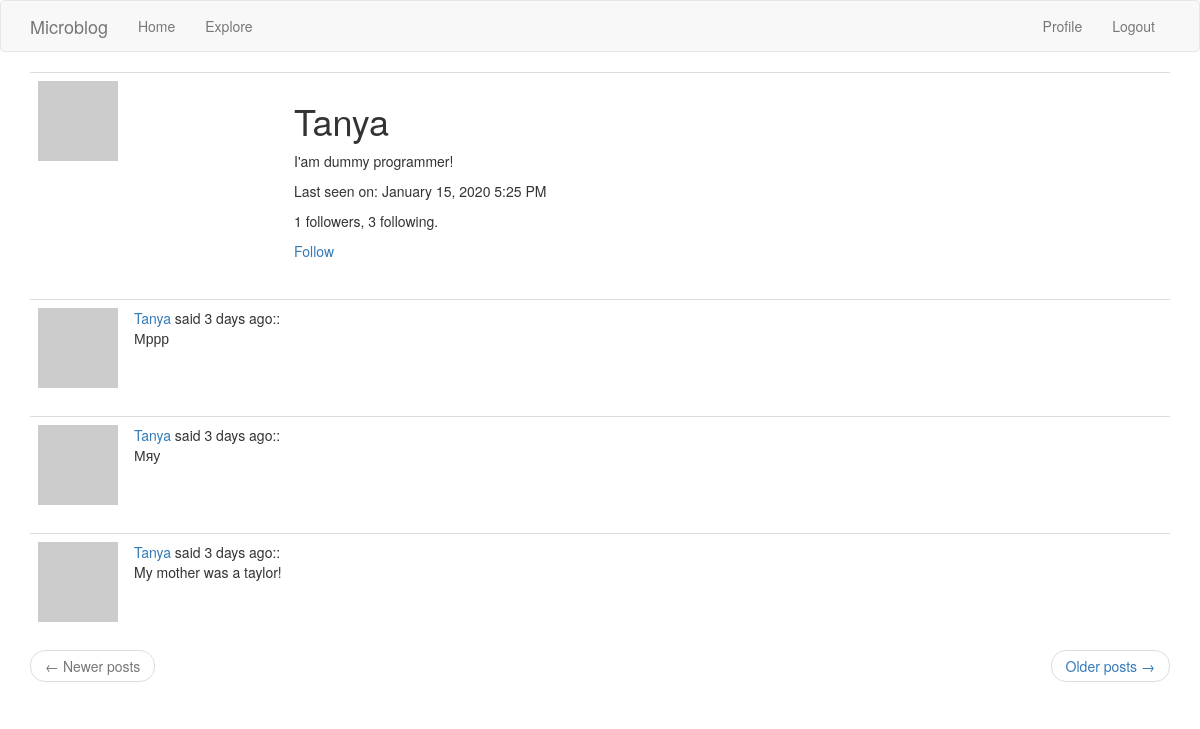
Screenshot of /user/Tanya (signed in) with the database file from the repository.
### app/models.py (models this page shows, shortened)
class User(UserMixin, db.Model):
    id = db.Column(db.Integer, primary_key=True)
    username = db.Column(db.String(64), index=True, unique=True)
    email = db.Column(db.String(120), index=True, unique=True)
    password_hash = db.Column(db.String(128))
    posts = db.relationship('Post', backref='author', lazy='dynamic')
    about_me = db.Column(db.String(140))
    last_seen = db.Column(db.DateTime, default=datetime.utcnow)
    followed = db.relationship(
        'User', secondary=followers,
        primaryjoin=(followers.c.follower_id == id),
        secondaryjoin=(followers.c.followed_id == id),
        backref=db.backref('followers', lazy='dynamic'), lazy='dynamic')
    def avatar(self, size):
        digest = md5(self.email.lower().encode('utf-8')).hexdigest()
        return 'https://www.gravatar.com/avatar/{}?d=identicon&s={}'.format(
            digest, size)
    def is_following(self, user):
        return self.followed.filter(
            followers.c.followed_id == user.id).count() > 0

class Post(db.Model):
    id = db.Column(db.Integer, primary_key=True)
    body = db.Column(db.String(140))
    timestamp = db.Column(db.DateTime, index=True, default=datetime.utcnow)
    user_id = db.Column(db.Integer, db.ForeignKey('user.id'))

### app/routes.py (the view)
@app.route('/user/<username>')
@login_required
def user(username):
    user = User.query.filter_by(username=username).first_or_404()
    page = request.args.get('page', 1, type=int)
    posts = user.posts.order_by(Post.timestamp.desc()).paginate(
        page, app.config['POSTS_PER_PAGE'], False)
    if posts.has_next:
        next_url = url_for('user', username=user.username, page=posts.next_num)
    else:
        next_url = None
    if posts.has_prev:
        prev_url = url_for('user', username=user.username, page=posts.prev_num)
    else:
        prev_url = None
    return render_template('user.html', user=user, posts=posts.items,
                           next_url=next_url, prev_url=prev_url)

### app/models.py (called while the page is built)
@login.user_loader
def load_user(id):
    return User.query.get(int(id))

### app/routes.py (called while the page is built)
@app.before_request
def before_request():
    if current_user.is_authenticated:
        current_user.last_seen = datetime.utcnow()
        db.session.commit()

### app/templates/user.html
{% extends "base.html" %}
{% block app_content %}
    <table class="table table-hover">
        <tr>
            <td width="256px"><img src="{{ user.avatar(256) }}"></td>
            <td>
		<h1>{{ user.username }}</h1>
		{% if user.about_me %}<p>{{ user.about_me }}</p>{% endif %}
                {% if user.last_seen %}<p>Last seen on: {{ moment(user.last_seen).format('LLL') }}</p>{% endif %}
		<p>{{ user.followers.count() }} followers, {{ user.followed.count() }} following.</p>
		{% if user == current_user %}
                <p><a href="{{ url_for('edit_profile') }}">Edit your profile</a></p>
		{% elif not current_user.is_following(user) %}
 		<p><a href="{{ url_for('follow', username=user.username) }}">Follow</a></p>
		{% else %}
		<p><a href="{{ url_for('unfollow', username=user.username) }}">Unfollow</a></p>
                {% endif %}
	    </td>
        </tr>
    </table>
    {% for post in posts %}
        {% include '_post.html' %}
    {% endfor %}
    <nav aria-label="...">
        <ul class="pager">
        <li class="previous{% if not prev_url %} disabled{% endif %}">
            <a href="{{ prev_url or '#' }}">
                <span aria-hidden="true">&larr;</span> Newer posts
            </a>
        </li>
        <li class="next{% if not next_url %} disabled{% endif %}">
            <a href="{{ next_url or '#' }}">
                Older posts <span aria-hidden="true">&rarr;</span>
            </a>
        </li>
        </ul>
    </nav>
{% endblock %}

### app/templates/_post.html
<table class="table table-hover">
    <tr>
        <td width="70px">
            <a href="{{ url_for('user', username=post.author.username) }}">
                <img src="{{ post.author.avatar(64) }}" />
            </a>
        </td>
        <td>
            <a href="{{ url_for('user', username=post.author.username) }}">
                {{ post.author.username }}
            </a>
            said {{ moment(post.timestamp).fromNow() }}::
            <br>
            {{ post.body }}
        </td>
    </tr>
</table>

### rows the page displays
User: username "Tanya", about_me "I'am dummy programmer!", last_seen "January 15, 2020 5:25 PM"
Post: author.username "Tanya", timestamp "3 days ago", body "Мррр"
Post: author.username "Tanya", timestamp "3 days ago", body "Мяу"
Post: author.username "Tanya", timestamp "3 days ago", body "My mother was a taylor!"

### other values shown
{{ user.followers.count() }} "1"
{{ user.followed.count() }} "3"
